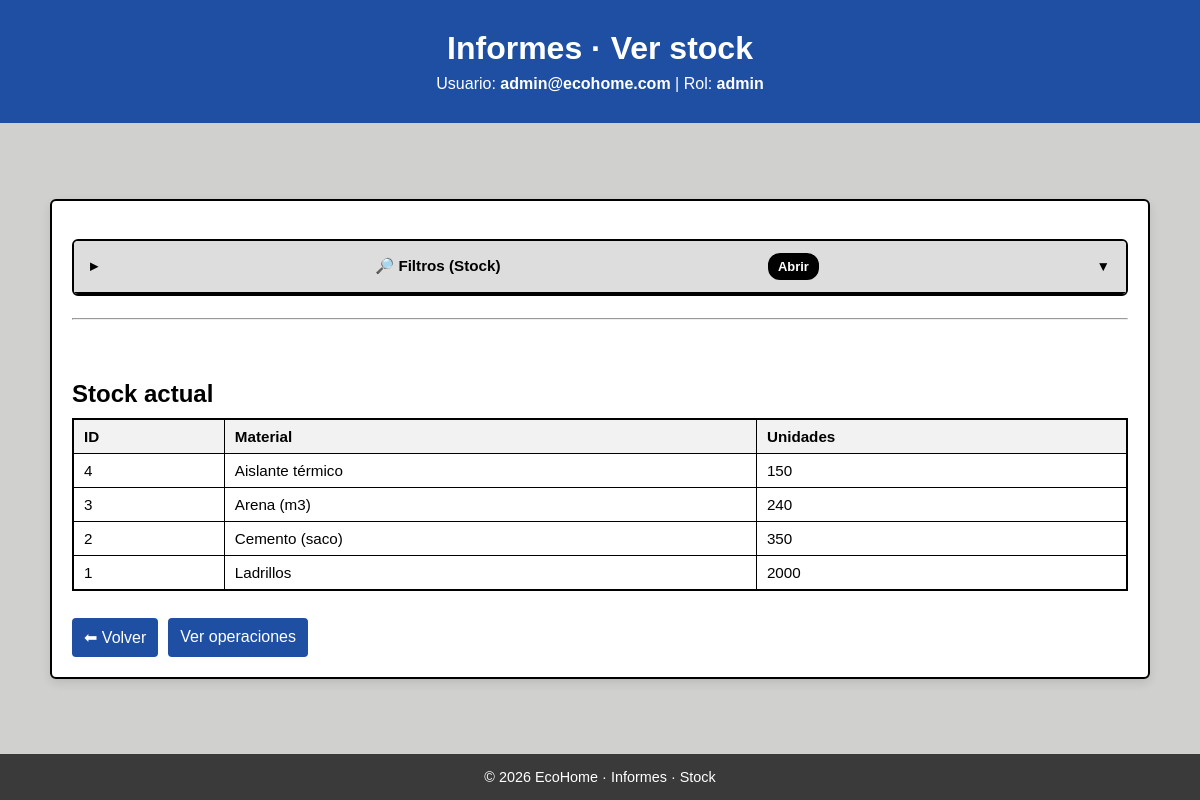
/informes_stock_ver.php (signed in), run on the app's committed database.
### tables this page shows
CREATE TABLE materiales (
  id INTEGER PRIMARY KEY AUTOINCREMENT,
  nombre TEXT NOT NULL UNIQUE,
  unidades INTEGER NOT NULL DEFAULT 0 CHECK (unidades >= 0),
  precio_unitario REAL NOT NULL DEFAULT 0 CHECK (precio_unitario >= 0),
  activo INTEGER NOT NULL DEFAULT 1 CHECK (activo IN (0,1))
);

### informes_stock_ver.php (the view, shortened to what this page needs)
<?php
$user = $_SESSION['user'];
$rol  = $user['rol'] ?? '';
$pdo = getPDO();
$q     = trim($_GET['q'] ?? '');
$minU  = trim($_GET['minU'] ?? '');
$maxU  = trim($_GET['maxU'] ?? '');
$openFiltro = ($q . $minU . $maxU) !== '';
$params = [];
$where  = [];
$sql = "
    SELECT m.id, m.nombre, m.unidades
    FROM materiales m
    " . ($where ? ("WHERE " . implode(" AND ", $where)) : "") . "
    ORDER BY m.nombre ASC
";
$st = $pdo->prepare($sql);
$st->execute($params);
$rows = $st->fetchAll();
?>
<!DOCTYPE html>
<html lang="es">
<head>
    <link rel="stylesheet" href="style.css">
</head>
<body>
<header class="header">
    <h1>Informes · Ver stock</h1>
    <p>
        Usuario: <strong><?= htmlspecialchars($user['correo']) ?></strong> |
        Rol: <strong><?= htmlspecialchars($rol) ?></strong>
    </p>
</header>
<main class="main">
<section class="dashboard-box" style="max-width:1100px; text-align:left;">
    <details class="acordeon" <?= $openFiltro ? 'open' : '' ?>>
        <summary class="acordeon__summary">
            <span>🔎 Filtros (Stock)</span>
            <span class="badge">Abrir</span>
        </summary>
    </details>
    <hr style="margin:22px 0;">
    <h2>Stock actual</h2>
    <?php if (!$rows): ?>
        <p>No hay resultados.</p>
    <?php else: ?>
        <div style="overflow:auto;">
            <table class="tabla">
                <thead>
                <tr>
                    <th>ID</th>
                    <th>Material</th>
                    <th>Unidades</th>
                </tr>
                </thead>
                <tbody>
                <?php foreach ($rows as $r): ?>
                    <tr>
                        <td><?= (int)$r['id'] ?></td>
                        <td><?= htmlspecialchars($r['nombre']) ?></td>
                        <td><?= (int)$r['unidades'] ?></td>
                    </tr>
                <?php endforeach; ?>
                </tbody>
            </table>
        </div>
    <?php endif; ?>
    <div style="margin-top:15px; display:flex; gap:10px; flex-wrap:wrap;">
        <a class="link-btn" href="informes_stock.php">⬅ Volver</a>
        <a class="link-btn" href="informes_stock_operaciones.php">Ver operaciones</a>
    </div>
</section>
</main>
<footer class="footer">
    <p>© 2026 EcoHome · Informes · Stock</p>
</footer>
</body>
</html>

### style.css (style rules this page uses)
* { margin: 0; padding: 0; box-sizing: border-box; font-family: Arial, Helvetica, sans-serif; }
:root { --azul: #1e4fa3; --naranja: #f28c28; --gris: #3a3a3a; --gris-claro: #f2f2f2; }
body { background-color: var(--gris-claro); min-height: 100vh; display: flex; flex-direction: column; }
.header { background-color: var(--azul); color: white; text-align: center; padding: 30px 20px; }
.header h1 { font-size: 2rem; }
.header p { margin-top: 8px; font-size: 1rem; }
.main { flex: 1; display: flex; justify-content: center; align-items: center; }
.footer { background-color: var(--gris); color: white; text-align: center; padding: 15px; font-size: 0.9rem; }
.link-btn { display: inline-block; margin-top: 12px; text-decoration: none; text-align: center; background-color: var(--azul); color: white; padding: 10px 12px; border-radius: 4px; }
.dashboard-box { background: white; padding: 30px; border-radius: 8px; width: 100%; max-width: 600px; text-align: center; box-shadow: 0 4px 10px rgba(0, 0, 0, 0.1); }
.tabla { width: 100%; border-collapse: collapse; margin-top: 10px; font-size: 0.95rem; }
.tabla th, .tabla td { border: 1px solid #ddd; padding: 10px; }
.tabla th { background: #f7f7f7; text-align: left; }
.tabla { width: 100%; border-collapse: collapse; border: 2px solid #000; background-color: #fff; }
.tabla th, .tabla td { border: 1px solid #000; padding: 8px 10px; text-align: left; vertical-align: middle; }
.tabla th { background-color: #f2f2f2; font-weight: 600; }
h2 { margin-top: 60px; }
body { background-color: #d0d0ce; }
.dashboard-box { background-color: #ffffff; padding: 20px; border-radius: 6px; border: 2px solid #000; }
.main { margin-top: 30px; margin-bottom: 30px; }
.acordeon { border: 2px solid #000; border-radius: 6px; background: #fff; margin: 18px 0; overflow: hidden; }
.acordeon__summary { list-style: none; cursor: pointer; padding: 14px 16px; display: flex; justify-content: space-between; align-items: center; font-weight: 700; border-bottom: 2px solid #000; }
.acordeon__summary::before { content: "▸"; margin-right: 10px; font-weight: 900; }
.badge { border: 2px solid #000; border-radius: 999px; padding: 4px 10px; font-weight: 700; background: #f3f3f3; white-space: nowrap; }
.acordeon { border: 2px solid #000; border-radius: 6px; margin-bottom: 16px; background-color: #f9f9f9; }
.acordeon__summary { list-style: none; cursor: pointer; padding: 12px 16px; font-weight: 600; display: flex; justify-content: space-between; align-items: center; background-color: #eaeaea; border-bottom: 2px solid #000; }
.acordeon__summary::after { content: "▼"; font-size: 0.9em; margin-left: 10px; transition: transform 0.2s ease; }
.badge { background-color: #000; color: #fff; padding: 4px 8px; border-radius: 12px; font-size: 0.85em; }
.acordeon .acordeon__summary { background-color: #ddd; font-size: 0.95em; }

### data on the page
materiales: id "4", nombre "Aislante térmico", unidades "150"
materiales: id "3", nombre "Arena (m3)", unidades "240"
materiales: id "2", nombre "Cemento (saco)", unidades "350"
materiales: id "1", nombre "Ladrillos", unidades "2000"

### other printed values
$user['correo'] "admin@ecohome.com"
$rol "admin"
